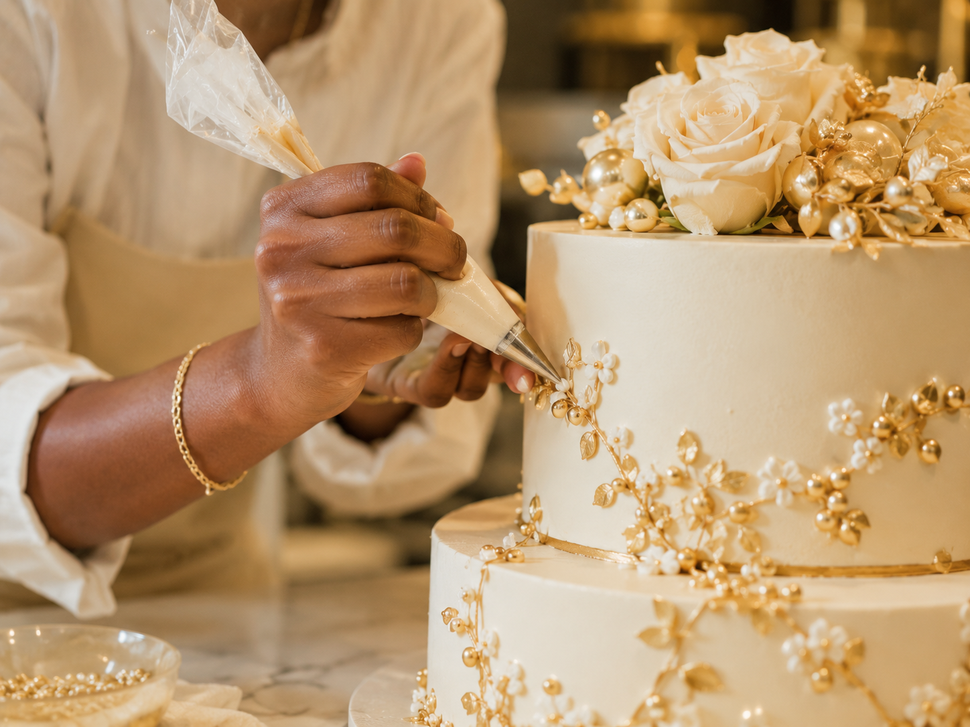
#> input picture src/assets/courses/fysiek.png, 970 x 727 px, shrunk from 1448 x 1086 before the run
$ python remove_bg.py ../src/assets/courses/fysiek.png out.png 100
#> lines starting #> are read from the running program, lines starting #| are printed output that depends on the picture
from PIL import Image
import sys

# Usage: python remove_bg.py input.png output.png [threshold]
# Example: python remove_bg.py public/logo.png public/logo_transparent.png 40

def main():
    if len(sys.argv) < 3:
        print("Usage: python remove_bg.py input.png output.png [threshold]")
        return
    inp = sys.argv[1]
    out = sys.argv[2]
    thresh = int(sys.argv[3]) if len(sys.argv) > 3 else 40

    img = Image.open(inp).convert("RGBA")
    datas = img.getdata()

    newData = []
    for item in datas:
        r, g, b, a = item
        # If pixel is close to black, make it transparent
        if r <= thresh and g <= thresh and b <= thresh:
            newData.append((r, g, b, 0))
        else:
            newData.append((r, g, b, a))
#> this loop made 705190 passes
#> (item, r, g, b) on passes 1 to 3: ((190, 169, 146, 255), 190, 169, 146), ((192, 170, 147, 255), 192, 170, 147), ((191, 170, 146, 255), 191, 170, 146)
#> after the loop, newData = 705190 items

    img.putdata(newData)
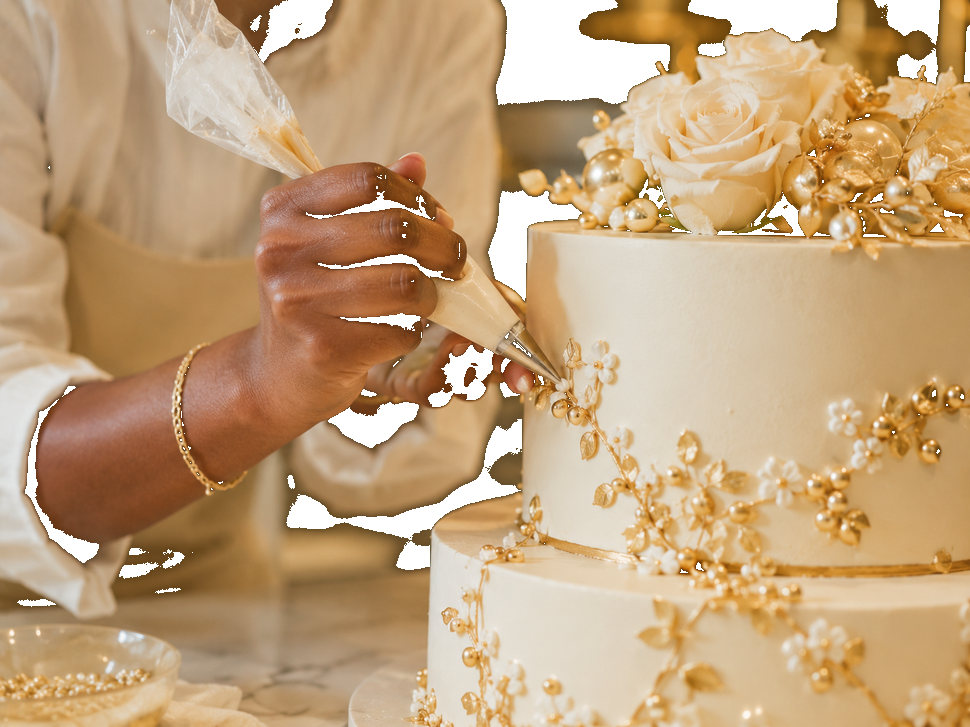
#> img: PIL image 970x727 RGBA; mean R, G, B, A 183.8, 149.7, 109.5, 239; transparent parts drawn white
    img.save(out, "PNG")
    print(f"Saved {out}")

if __name__ == '__main__':
    main()
